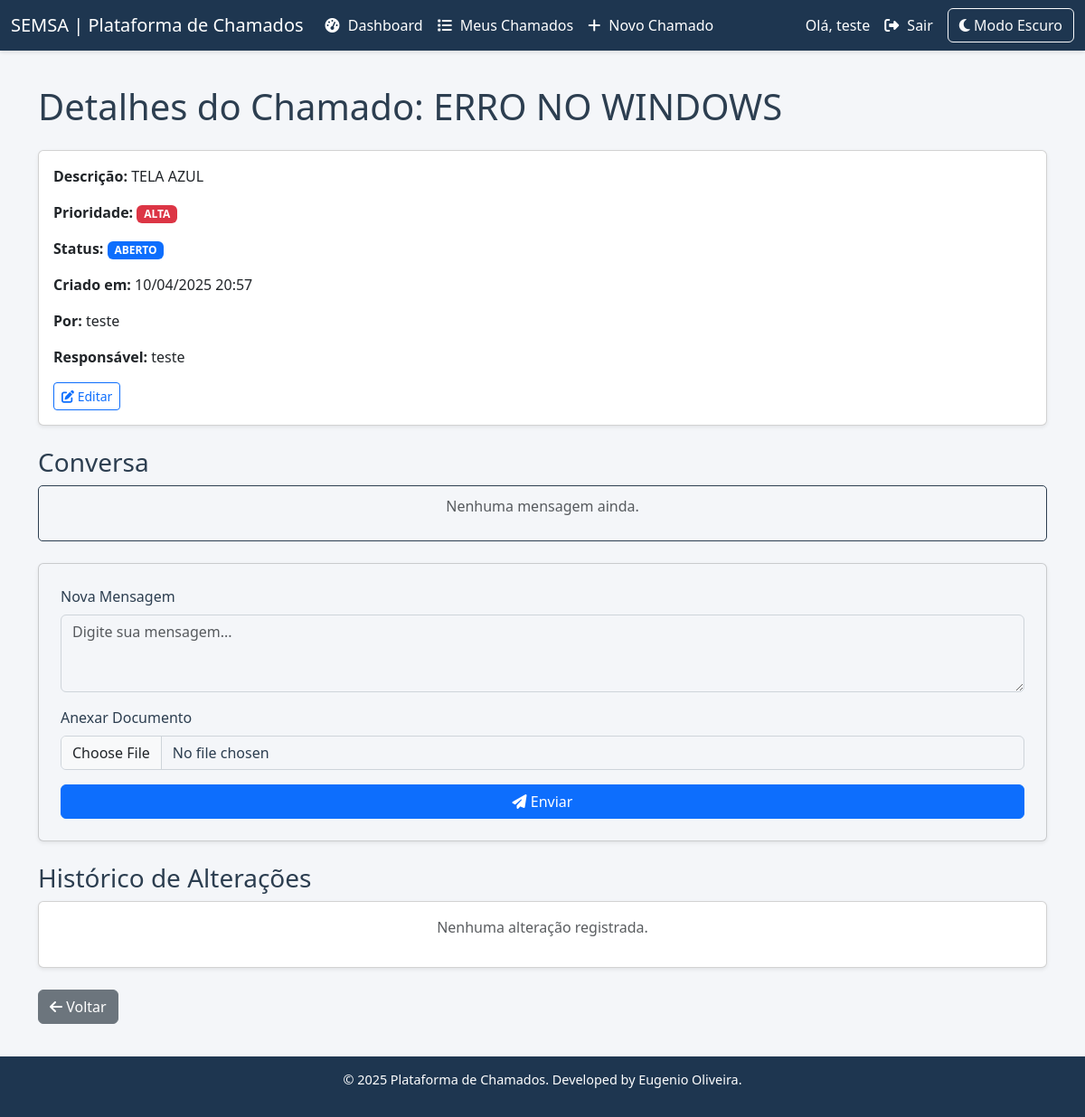
Page /detalhes/3/ (signed in) on the committed database.
### tickets/models.py (models this page shows, shortened)
class Chamado(models.Model):
    PRIORIDADES = (
        ('BAIXA', 'Baixa'),
        ('MEDIA', 'Média'),
        ('ALTA', 'Alta'),
    )
    STATUS = (
        ('ABERTO', 'Aberto'),
        ('ANDAMENTO', 'Em Andamento'),
        ('CONCLUIDO', 'Concluído'),
    )
    titulo = models.CharField(max_length=100)
    descricao = models.TextField()
    prioridade = models.CharField(max_length=10, choices=PRIORIDADES, default='MEDIA')
    status = models.CharField(max_length=10, choices=STATUS, default='ABERTO')
    criado_em = models.DateTimeField(auto_now_add=True)
    usuario = models.ForeignKey(User, on_delete=models.CASCADE, related_name='chamados')
    responsavel = models.ForeignKey(User, on_delete=models.SET_NULL, null=True, blank=True, related_name='responsavel_chamados')

### tickets/views.py (the view, shortened to what this page needs)
# urls.py: path('detalhes/<int:id>/', views.detalhes_chamado, name='detalhes_chamado'),
@login_required
def detalhes_chamado(request, id):
    chamado = get_object_or_404(Chamado, id=id, usuario=request.user) if request.user == Chamado.objects.get(id=id).usuario else get_object_or_404(Chamado, id=id, responsavel=request.user)
    return render(request, 'tickets/detalhes_chamado.html', {
        'chamado': chamado,
        'historico': chamado.historico.all(),
    })

### tickets/templates/tickets/detalhes_chamado.html (shortened to what this page needs)
{% extends 'base.html' %}
{% block content %}
<div class="container mt-4">
    <h1 class="mb-4">Detalhes do Chamado: {{ chamado.titulo }}</h1>
    <div class="card mb-4 shadow-sm">
        <div class="card-body">
            <p><strong>Descrição:</strong> {{ chamado.descricao|default:"Sem descrição" }}</p>
            <p><strong>Prioridade:</strong>
                <span class="badge {% if chamado.prioridade == 'ALTA' %}bg-danger{% elif chamado.prioridade == 'MEDIA' %}bg-warning{% else %}bg-success{% endif %}">
                    {{ chamado.prioridade }}
                </span>
            </p>
            <p><strong>Status:</strong>
                <span class="badge {% if chamado.status == 'ABERTO' %}bg-primary{% elif chamado.status == 'ANDAMENTO' %}bg-info{% else %}bg-success{% endif %}">
                    {{ chamado.status }}
                </span>
            </p>
            <p><strong>Criado em:</strong> {{ chamado.criado_em|date:"d/m/Y H:i" }}</p>
            <p><strong>Por:</strong> {{ chamado.usuario }}</p>
            <p><strong>Responsável:</strong> {{ chamado.responsavel|default:"Nenhum" }}</p>
            <a href="{% url 'editar_chamado' chamado.id %}" class="btn btn-outline-primary btn-sm"><i class="fas fa-edit"></i> Editar</a>
        </div>
    </div>
    <h3>Conversa</h3>
    <div id="chat-container" class="chat-container mb-4" style="max-height: 400px; overflow-y: auto; border: 1px solid var(--text-color); padding: 10px; border-radius: 5px; background-color: var(--content-bg);">
        {% for atualizacao in chamado.atualizacoes.all %}
        <div class="chat-message {% if request.user == atualizacao.autor %}text-end{% else %}text-start{% endif %} mb-3">
            <div class="d-inline-block p-2 rounded {% if request.user == atualizacao.autor %}chat-autor{% else %}chat-outro{% endif %} shadow-sm">
                <p class="mb-1">{{ atualizacao.texto|default:"" }}</p>
                {% if atualizacao.documento %}
                <p><a href="{{ atualizacao.documento.url }}" class="text-decoration-underline" target="_blank">Documento anexado</a></p>
                {% endif %}
                <small class="chat-timestamp">Por {{ atualizacao.autor.username }} em {{ atualizacao.criado_em|date:"d/m/Y H:i" }}</small>
            </div>
        </div>
        {% empty %}
        <p class="text-muted text-center">Nenhuma mensagem ainda.</p>
        {% endfor %}
    </div>
    <form id="chat-form" class="card p-4 mb-4 shadow-sm" enctype="multipart/form-data" style="background-color: var(--content-bg); color: var(--text-color);">
        <div class="mb-3">
            <label for="texto" class="form-label">Nova Mensagem</label>
            <textarea name="texto" id="texto" class="form-control" rows="3" placeholder="Digite sua mensagem..."></textarea>
        </div>
        <div class="mb-3">
            <label for="documento" class="form-label">Anexar Documento</label>
            <input type="file" name="documento" id="documento" class="form-control">
        </div>
        <button type="submit" class="btn btn-primary"><i class="fas fa-paper-plane"></i> Enviar</button>
    </form>
    <h3>Histórico de Alterações</h3>
    <div class="card mb-4 shadow-sm">
        <div class="card-body" style="max-height: 300px; overflow-y: auto;">
            {% if historico %}
            <ul class="list-group list-group-flush">
                {% for entrada in historico %}
                <li class="list-group-item">
                    <strong>{{ entrada.campo|capfirst }}</strong> alterado de
                    "<span class="text-muted">{{ entrada.valor_antigo|default:"Nenhum" }}</span>" para
                    "<span class="text-success">{{ entrada.valor_novo|default:"Nenhum" }}</span>"
                    por {{ entrada.alterado_por.username }} em {{ entrada.alterado_em|date:"d/m/Y H:i" }}
                </li>
                {% endfor %}
            </ul>
            {% else %}
            <p class="text-muted text-center">Nenhuma alteração registrada.</p>
            {% endif %}
        </div>
    </div>
    <a href="{% url 'listar_chamados' %}" class="btn btn-secondary mb-3"><i class="fas fa-arrow-left"></i> Voltar</a>
</div>
{% endblock %}

### tickets/templates/base.html (shortened to what this page needs)
<!DOCTYPE html>
<html lang="pt-br" data-theme="light">
<head>
    <link href="https://cdn.jsdelivr.net/npm/bootstrap@5.3.3/dist/css/bootstrap.min.css" rel="stylesheet">
    <link rel="stylesheet" href="https://cdnjs.cloudflare.com/ajax/libs/font-awesome/6.5.1/css/all.min.css">
</head>
<body>
    <nav class="navbar navbar-expand-lg navbar-dark">
        <div class="container-fluid">
            <a class="navbar-brand" href="{% url 'dashboard' %}">SEMSA | Plataforma de Chamados</a>
            <div class="collapse navbar-collapse" id="navbarNav">
                <ul class="navbar-nav me-auto mb-2 mb-lg-0">
                    <li class="nav-item">
                        <a class="nav-link {% if request.path == '/dashboard/' %}active{% endif %}" href="{% url 'dashboard' %}">
                            <i class="fas fa-tachometer-alt"></i> <span>Dashboard</span>
                        </a>
                    </li>
                    <li class="nav-item">
                        <a class="nav-link {% if request.path == '/listar/' %}active{% endif %}" href="{% url 'listar_chamados' %}">
                            <i class="fas fa-list"></i> <span>Meus Chamados</span>
                        </a>
                    </li>
                    <li class="nav-item">
                        <a class="nav-link {% if request.path == '/novo/' %}active{% endif %}" href="{% url 'criar_chamado' %}">
                            <i class="fas fa-plus"></i> <span>Novo Chamado</span>
                        </a>
                    </li>
                </ul>
                <ul class="navbar-nav ms-auto align-items-center">
                    {% if user.is_authenticated %}
                    <li class="nav-item">
                        <span class="nav-link">Olá, {{ user.username }}</span>
                    </li>
                    <li class="nav-item">
                        <a class="nav-link" href="{% url 'logout' %}"><i class="fas fa-sign-out-alt"></i> <span>Sair</span></a>
                    </li>
                    {% else %}
                    <li class="nav-item">
                        <a class="nav-link" href="{% url 'login' %}"><i class="fas fa-sign-in-alt"></i> <span>Entrar</span></a>
                    </li>
                    {% endif %}
                    <li class="nav-item">
                        <button id="theme-toggle" class="btn btn-outline-light ms-2">
                            <i class="fas fa-moon"></i> <span class="d-none d-md-inline">Modo Escuro</span>
                        </button>
                    </li>
                </ul>
            </div>
        </div>
    </nav>
    <div class="main-content" id="main-content">
        {% block content %}{% endblock %}
    </div>
    <footer>
        <p>© 2025 Plataforma de Chamados. Developed by Eugenio Oliveira.</p>
    </footer>
</body>
</html>

### tickets/templates/base.html (style rules this page uses)
:root, [data-theme="light"] { --text-color: #2c3e50; --bg-primary: #1e3650; --bg-hover: #3498db; --text-hover: #ffffff; --content-bg: #f4f6f9; }
body { display: flex; flex-direction: column; min-height: 100vh; background-color: var(--content-bg); font-family: 'Segoe UI', Tahoma, Geneva, Verdana, sans-serif; color: var(--text-color); margin: 0; transition: background-color 0.3s, color 0.3s; }
.navbar { background-color: var(--bg-primary); position: fixed; top: 0; left: 0; width: 100%; z-index: 1030; box-shadow: 0 2px 4px rgba(0, 0, 0, 0.1); }
.navbar-brand, .navbar .nav-link { color: var(--text-hover) !important; }
.navbar .nav-link i { margin-right: 5px; }
.main-content { padding: 70px 20px 20px; width: 100%; }
footer { background-color: var(--bg-primary); color: var(--text-hover); padding: 15px 0; text-align: center; font-size: 0.9rem; }

### tickets/templates/tickets/detalhes_chamado.html (style rules this page uses)
.chat-container { transition: background-color 0.3s, border-color 0.3s; }
.form-control { background-color: var(--content-bg); color: var(--text-color); border-color: #ced4da; }

### rows in the picture
Chamado: titulo "ERRO NO WINDOWS", descricao "TELA AZUL", prioridade "ALTA", status "ABERTO", criado_em "10/04/2025 20:57", usuario "teste", responsavel "teste"

### other values in the picture
{{ user.username }} "teste"
